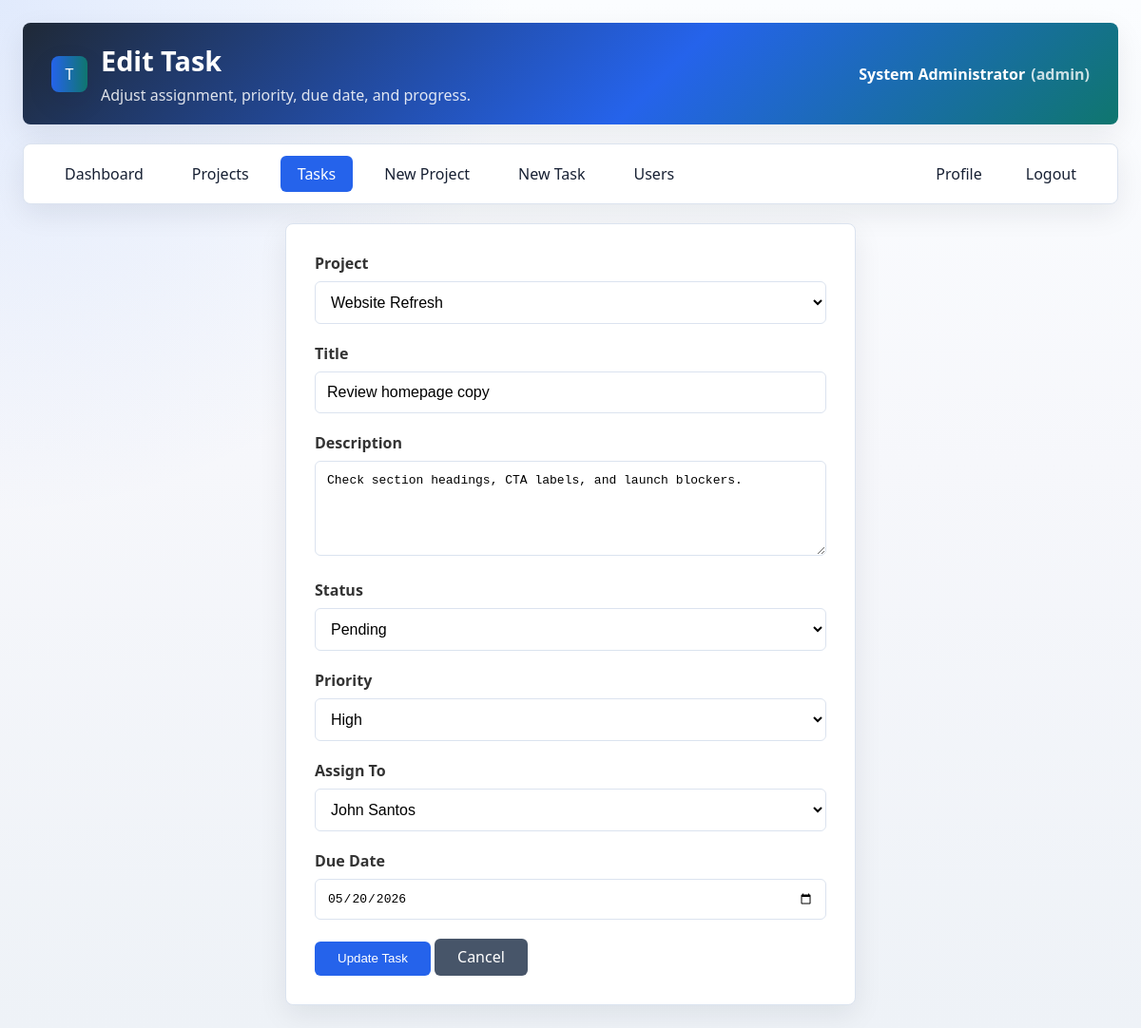
The app's page /task_edit.php?id=1 (signed in) with its own data.
### tables this page shows
CREATE TABLE IF NOT EXISTS users (
    id INT AUTO_INCREMENT PRIMARY KEY,
    username VARCHAR(40) NOT NULL UNIQUE,
    email VARCHAR(120) NOT NULL UNIQUE,
    fullname VARCHAR(120) NOT NULL,
    password VARCHAR(255) NOT NULL,
    role ENUM('admin','user') NOT NULL DEFAULT 'user',
    active TINYINT(1) NOT NULL DEFAULT 1,
    created_at TIMESTAMP DEFAULT CURRENT_TIMESTAMP
);

CREATE TABLE IF NOT EXISTS tasks (
    id INT AUTO_INCREMENT PRIMARY KEY,
    project_id INT NOT NULL,
    title VARCHAR(180) NOT NULL,
    description TEXT NULL,
    status ENUM('pending','in_progress','completed') NOT NULL DEFAULT 'pending',
    priority ENUM('low','medium','high') NOT NULL DEFAULT 'medium',
    assigned_to INT NULL,
    created_by INT NULL,
    due_date DATE NULL,
    created_at TIMESTAMP DEFAULT CURRENT_TIMESTAMP,
    INDEX idx_tasks_project (project_id),
    INDEX idx_tasks_status (status),
    INDEX idx_tasks_assigned_to (assigned_to),
    INDEX idx_tasks_due_date (due_date),
    CONSTRAINT fk_tasks_project
        FOREIGN KEY (project_id) REFERENCES projects(id)
        ON DELETE CASCADE,
    CONSTRAINT fk_tasks_assigned_to
        FOREIGN KEY (assigned_to) REFERENCES users(id)
        ON DELETE SET NULL,
    CONSTRAINT fk_tasks_created_by
        FOREIGN KEY (created_by) REFERENCES users(id)
        ON DELETE SET NULL
);

CREATE TABLE IF NOT EXISTS projects (
    id INT AUTO_INCREMENT PRIMARY KEY,
    title VARCHAR(180) NOT NULL,
    description TEXT NULL,
    status ENUM('planning','active','on_hold','completed') NOT NULL DEFAULT 'planning',
    created_by INT NULL,
    created_at TIMESTAMP DEFAULT CURRENT_TIMESTAMP,
    INDEX idx_projects_status (status),
    INDEX idx_projects_created_by (created_by),
    CONSTRAINT fk_projects_created_by
        FOREIGN KEY (created_by) REFERENCES users(id)
        ON DELETE SET NULL
);

### task_edit.php (the view, shortened to what this page needs)
<?php
require_once 'config/database.php';
$id = isset($_GET['id']) ? (int)$_GET['id'] : 0;
$userId = (int)$_SESSION['user_id'];
if (isAdmin()) {
    $stmt = $conn->prepare("SELECT t.*, p.title as project_title, u.fullname as assigned_name FROM tasks t LEFT JOIN projects p ON t.project_id = p.id LEFT JOIN users u ON t.assigned_to = u.id WHERE t.id = ? LIMIT 1");
    $stmt->bind_param("i", $id);
} else {
    $stmt = $conn->prepare("SELECT t.*, p.title as project_title, u.fullname as assigned_name FROM tasks t LEFT JOIN projects p ON t.project_id = p.id LEFT JOIN users u ON t.assigned_to = u.id WHERE t.id = ? AND t.assigned_to = ? LIMIT 1");
    $stmt->bind_param("ii", $id, $userId);
}
$stmt->execute();
$task = $stmt->get_result()->fetch_assoc();
$users = $conn->query("SELECT id, fullname FROM users WHERE active = 1 OR id = " . (int)$task['assigned_to'] . " ORDER BY fullname");
$projects = $conn->query("SELECT id, title FROM projects ORDER BY title");
$allowedStatuses = ['pending', 'in_progress', 'completed'];
$allowedPriorities = ['low', 'medium', 'high'];
?>
<!DOCTYPE html>
<html lang="en">
<head>
    <link rel="stylesheet" href="css/style.css">
</head>
<body class="app-page">
<div class="container">
    <?php echo appHeader(isAdmin() ? 'Edit Task' : 'Update Task Status', isAdmin() ? 'Adjust assignment, priority, due date, and progress.' : 'Move your assigned task to the right status.'); ?>
    <?php echo appNav('tasks'); ?>
    <div class="form-container">
        <form method="POST">
            <?php if (isAdmin()): ?>
                <div class="form-group"><label>Project</label><select name="project_id" required>
                    <?php $selectedProject = (int)($_POST['project_id'] ?? $task['project_id']); ?>
                    <?php while ($p = $projects->fetch_assoc()): ?>
                        <option value="<?php echo (int)$p['id']; ?>" <?php echo $selectedProject === (int)$p['id'] ? 'selected' : ''; ?>><?php echo e($p['title']); ?></option>
                    <?php endwhile; ?>
                </select></div>
                <div class="form-group"><label>Title</label><input type="text" name="title" value="<?php echo e($_POST['title'] ?? $task['title']); ?>" required></div>
                <div class="form-group"><label>Description</label><textarea name="description" rows="4"><?php echo e($_POST['description'] ?? $task['description']); ?></textarea></div>
            <?php endif; ?>
            <div class="form-group"><label>Status</label><select name="status">
                <?php $selectedStatus = $_POST['status'] ?? $task['status']; ?>
                <?php foreach ($allowedStatuses as $status): ?>
                    <option value="<?php echo e($status); ?>" <?php echo $selectedStatus === $status ? 'selected' : ''; ?>><?php echo e(ucwords(str_replace('_', ' ', $status))); ?></option>
                <?php endforeach; ?>
            </select></div>
            <?php if (isAdmin()): ?>
                <div class="form-group"><label>Priority</label><select name="priority">
                    <?php $selectedPriority = $_POST['priority'] ?? $task['priority']; ?>
                    <?php foreach ($allowedPriorities as $priority): ?>
                        <option value="<?php echo e($priority); ?>" <?php echo $selectedPriority === $priority ? 'selected' : ''; ?>><?php echo e(ucfirst($priority)); ?></option>
                    <?php endforeach; ?>
                </select></div>
                <div class="form-group"><label>Assign To</label><select name="assigned_to" required>
                    <?php $selectedUser = (int)($_POST['assigned_to'] ?? $task['assigned_to']); ?>
                    <?php while ($u = $users->fetch_assoc()): ?>
                        <option value="<?php echo (int)$u['id']; ?>" <?php echo $selectedUser === (int)$u['id'] ? 'selected' : ''; ?>><?php echo e($u['fullname']); ?></option>
                    <?php endwhile; ?>
                </select></div>
                <div class="form-group"><label>Due Date</label><input type="date" name="due_date" value="<?php echo e($_POST['due_date'] ?? $task['due_date']); ?>"></div>
            <?php endif; ?>
            <button type="submit" class="btn btn-primary"><?php echo isAdmin() ? 'Update Task' : 'Update Status'; ?></button>
            <a href="tasks.php" class="btn btn-secondary">Cancel</a>
        </form>
    </div>
</div>
</body>
</html>

### config/database.php (shortened to what this page needs)
<?php
$host = 'localhost';
$user = 'root';
$pass = '';
$db = 'taskflow';
try {
    $conn = new mysqli($host, $user, $pass);
    $conn->set_charset('utf8mb4');
    $conn->query("CREATE DATABASE IF NOT EXISTS `$db` CHARACTER SET utf8mb4 COLLATE utf8mb4_unicode_ci");
    $conn->select_db($db);
} catch (mysqli_sql_exception $e) {
    http_response_code(500);
    die("Database connection failed. Please check that MySQL is running.");
}
function e($value) {
    return htmlspecialchars((string)$value, ENT_QUOTES, 'UTF-8');
}
function isAdmin() {
    return isset($_SESSION['role']) && $_SESSION['role'] === 'admin';
}
function enforceSessionTimeout($seconds = 1800) {
    $lastActivity = (int)($_SESSION['last_activity'] ?? 0);
    return true;
}
function refreshSessionUser() {
    global $conn;
    $userId = (int)$_SESSION['user_id'];
    $stmt = $conn->prepare("SELECT username, fullname, role, active FROM users WHERE id = ? LIMIT 1");
    $stmt->bind_param("i", $userId);
    $stmt->execute();
    $user = $stmt->get_result()->fetch_assoc();
    return true;
}
function currentUserFullname() {
    refreshSessionUser();
    return $_SESSION['fullname'] ?? $_SESSION['username'] ?? 'User';
}
function currentUserRole() {
    refreshSessionUser();
    return $_SESSION['role'] ?? 'user';
}
function appHeader($title, $subtitle = '', $aside = '') {
    $subtitleHtml = $subtitle !== '' ? '<p>' . e($subtitle) . '</p>' : '';
    $asideHtml = $aside !== '' ? $aside : '<div class="header-user">' . e(currentUserFullname()) . ' <span>(' . e(currentUserRole()) . ')</span></div>';
    return '<div class="header app-header"><div class="header-main"><span class="brand-icon" aria-hidden="true">T</span><div><h1>' . e($title) . '</h1>' . $subtitleHtml . '</div></div>' . $asideHtml . '</div>';
}
function appNav($active = '') {
    $items = [
        'dashboard' => ['Dashboard', 'dashboard.php'],
        'projects' => ['Projects', 'projects.php'],
        'tasks' => ['Tasks', 'tasks.php'],
    ];
    if (isAdmin()) {
        $items['project_create'] = ['New Project', 'project_create.php'];
        $items['task_create'] = ['New Task', 'task_create.php'];
        $items['users'] = ['Users', 'users.php'];
    }
    $html = '<div class="nav app-nav">';
    foreach ($items as $key => $item) {
        [$label, $href] = $item;
        $class = $active === $key ? ' class="active"' : '';
        $html .= '<a href="' . e($href) . '"' . $class . '>' . e($label) . '</a>';
    }
    $html .= '<div class="nav-account"><a href="profile.php"' . ($active === 'profile' ? ' class="active"' : '') . '>Profile</a><a href="logout.php">Logout</a></div></div>';
    return $html;
}
?>

### css/style.css (style rules this page uses)
* { margin: 0; padding: 0; box-sizing: border-box; }
body { font-family: 'Segoe UI', Tahoma, Geneva, Verdana, sans-serif; background: #f0f2f5; color: #20242a; }
.container { max-width: 1300px; margin: 0 auto; padding: 20px; }
.header { background: linear-gradient(135deg, #1e3c72 0%, #2a5298 100%); color: white; padding: 20px 30px; border-radius: 15px; margin-bottom: 20px; display: flex; justify-content: space-between; align-items: center; flex-wrap: wrap; }
.header h1 { font-size: 1.8em; }
.nav { background: white; padding: 12px 25px; border-radius: 12px; margin-bottom: 20px; display: flex; gap: 15px; flex-wrap: wrap; box-shadow: 0 2px 5px rgba(0,0,0,0.1); }
.nav a { text-decoration: none; color: #1e3c72; padding: 8px 18px; border-radius: 8px; transition: all 0.3s; font-weight: 500; }
.nav a:hover, .nav a.active { background: #1e3c72; color: white; }
.form-container { max-width: 600px; margin: 0 auto; background: white; padding: 30px; border-radius: 15px; box-shadow: 0 2px 10px rgba(0,0,0,0.1); }
.form-group { margin-bottom: 20px; }
.form-group label { display: block; margin-bottom: 8px; font-weight: 600; color: #333; }
.form-group input, .form-group textarea, .form-group select { width: 100%; padding: 12px; border: 2px solid #e0e0e0; border-radius: 8px; font-size: 1em; }
.form-group textarea { resize: vertical; min-height: 100px; }
.btn { display: inline-block; padding: 10px 24px; border: none; border-radius: 8px; cursor: pointer; text-decoration: none; font-weight: 500; transition: all 0.3s; }
.btn-primary { background: #1e3c72; color: white; }
.btn-secondary { background: #6c757d; color: white; }
:root { --bg: #f6f7fb; --surface: #ffffff; --surface-2: #f8fafc; --text: #172033; --muted: #64748b; --border: #dbe3ef; --primary: #2563eb; --primary-dark: #1d4ed8; --success: #15803d; --warning: #b45309; --danger: #b91c1c; --teal: #0f766e; --shadow: 0 10px 30px rgba(15, 23, 42, 0.08); --gradient-brand: linear-gradient(135deg, #1f2937 0%, #2563eb 58%, #0f766e 100%); --gradient-progress: linear-gradient(90deg, var(--primary), var(--teal)); --gradient-auth: linear-gradient(135deg, rgba(15, 23, 42, 0.9), rgba(37, 99, 235, 0.74)); }
body { background: radial-gradient(circle at top left, rgba(37, 99, 235, 0.12), transparent 34rem), linear-gradient(180deg, #fbfdff 0%, var(--bg) 45%, #eef2f7 100%); color: var(--text); }
.container { padding: 24px; }
.header { background: var(--gradient-brand); border-radius: 8px; box-shadow: var(--shadow); gap: 14px; }
.app-page { min-height: 100vh; }
.app-header { align-items: stretch; }
.header-main { display: flex; align-items: center; gap: 14px; min-width: 0; }
.header-main h1 { overflow-wrap: anywhere; }
.header-user { display: flex; align-items: center; justify-content: flex-end; color: white; font-weight: 700; }
.header-user span { color: rgba(255, 255, 255, 0.78); margin-left: 6px; font-weight: 600; }
.header h1 { letter-spacing: 0; }
.header p { color: rgba(255, 255, 255, 0.86); margin-top: 6px; max-width: 760px; }
.nav { border: 1px solid var(--border); border-radius: 8px; box-shadow: var(--shadow); align-items: center; }
.nav a { color: var(--text); border-radius: 6px; }
.nav a:hover, .nav a.active { background: var(--primary); color: white; }
.section, .stat-card, .form-container, .login-container { border: 1px solid var(--border); border-radius: 8px; box-shadow: var(--shadow); }
.form-group input, .form-group textarea, .form-group select { border: 1px solid var(--border); border-radius: 6px; background: white; }
.btn { border-radius: 6px; line-height: 1.2; }
.btn-primary { background: var(--primary); }
.btn-secondary { background: #475569; }
.brand-icon { width: 38px; height: 38px; border-radius: 8px; background: var(--gradient-progress); color: white; display: grid; place-items: center; box-shadow: var(--shadow); }
.nav-account { margin-left: auto; display: flex; gap: 10px; flex-wrap: wrap; }

### records on screen
users: fullname "System Administrator", username "admin"
tasks: project_id "Website Refresh", title "Review homepage copy", description "Check section headings, CTA labels, and launch blockers.", status "Pending", priority "High", assigned_to "John Santos", due_date "05/20/2026"

### other values on screen
$title "Edit Task"
$subtitle "Adjust assignment, priority, due date, and progress."
$label "Dashboard"
$label "Projects"
$label "Tasks"
$label "New Project"
$label "New Task"
$label "Users"
